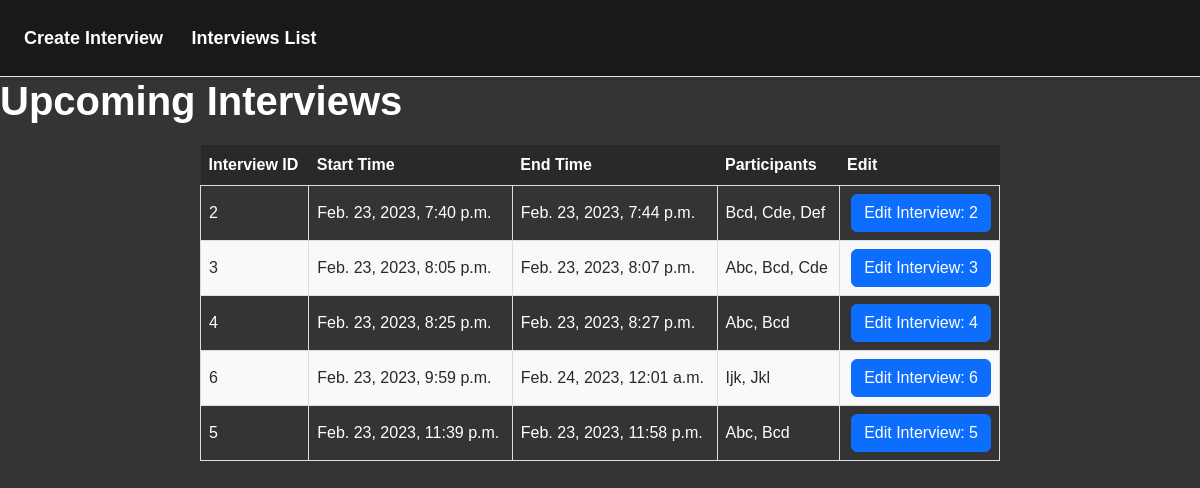
/interviews_list, run on the app's committed database.
### myapp/models.py (models this page shows, shortened)
class Interview(models.Model):
    id=models.AutoField(primary_key=True)
    start_time = models.DateTimeField()
    end_time = models.DateTimeField()
    participants = models.ManyToManyField(Participant)

class Participant(models.Model):
    name = models.CharField(max_length=255)
    email = models.EmailField(max_length = 254)
    availabilities = models.JSONField(default=dict, blank=True)

### myapp/views.py (the view)
# urls.py: path('interviews_list', interviews_list, name='interviews_list'),
def interviews_list(request):
    upcoming_interviews = Interview.objects.filter(start_time__gte=timezone.now()).order_by('start_time')
    context = {'interviews': upcoming_interviews}
    return render(request, 'interviews_list.html', context)

### myapp/templates/interviews_list.html
{% extends 'base.html' %}
{% block content %}
  <h1>Upcoming Interviews</h1>
  {% if interviews %}
    <table>
      <thead>
        <tr>
          <th>Interview ID</th>
          <th>Start Time</th>
          <th>End Time</th>
          <th>Participants</th>
          <th>Edit</th>
        </tr>
      </thead>
      <tbody>
        {% for interview in interviews %}
          <tr>
            <td>{{ interview.id }}</td>
            <td>{{ interview.start_time }}</td>
            <td>{{ interview.end_time }}</td>
            <td>
              {% for participant in interview.participants.all %}
                {{ participant.name }}{% if not forloop.last %}, {% endif %}
              {% endfor %}
            </td>
            <td><a href ="{% url 'edit_interview' interview.id  %}" class='btn btn-primary' style="float: right;" >
              Edit Interview: {{interview.id}}
          </a></td>
          </tr>
        {% endfor %}
      </tbody>
    </table>
  {% else %}
    <p>No upcoming interviews.</p>
  {% endif %}
{% endblock %}

### myapp/templates/base.html (shortened to what this page needs)
<!DOCTYPE html>
<html>
    <head>
        <script src="https://cdn.tailwindcss.com"></script>
        {% load static %}
        <link rel="stylesheet" href="{% static 'css/bootstrap.min.css' %}">
        <link rel="stylesheet" href="{% static 'css/styles.css' %} ">
    </head>
    <body>
        {% include 'navbar.html' %}
        {% block content %}
        {% endblock %}
    </body>
</html>

### myapp/templates/navbar.html (shortened to what this page needs)
<head>
    {% load static %}
        <link rel="stylesheet" href="{% static 'css/bootstrap.min.css' %}">
        <link rel="stylesheet" href="{% static 'css/styles.css' %} ">
</head>
<nav class="py-6 px-6 flex justify-between items-center border-b border-gray-200">
      <div class="space-x-6">
        <a href="/" class="text-lg font-semibold hover:text-gray-500">Create Interview</a>
        <a href="{% url 'interviews_list' %}" class="text-lg font-semibold hover:text-gray-500">Interviews List</a>
</nav>

### myapp/static/css/styles.css (style rules this page uses)
body { background-color: #343434; font-family: Arial, sans-serif; color: white; }
nav { background-color: #191919; color: gray; }
a { color: white; }
h1 { margin-bottom: 20px; font-weight: bold; }
a:link { text-decoration: none; }
table { border-collapse: collapse; width: 100%; max-width: 800px; margin: auto; margin-bottom: 20px; }
th { font-weight: bold; background-color: #292929; text-align: left; padding: 8px; }
td { border: 1px solid #ddd; padding: 8px; }
tr:nth-child(even) { background-color: #f9f9f9; color: #292929; }

### data on the page
Interview: id "2", start_time "Feb. 23, 2023, 7:40 p.m.", end_time "Feb. 23, 2023, 7:44 p.m."
Participant: name "Bcd"
Participant: name "Cde"
Participant: name "Def"
Interview: id "3", start_time "Feb. 23, 2023, 8:05 p.m.", end_time "Feb. 23, 2023, 8:07 p.m."
Participant: name "Abc"
Interview: id "4", start_time "Feb. 23, 2023, 8:25 p.m.", end_time "Feb. 23, 2023, 8:27 p.m."
Interview: id "6", start_time "Feb. 23, 2023, 9:59 p.m.", end_time "Feb. 24, 2023, 12:01 a.m."
Participant: name "Ijk"
Participant: name "Jkl"
Interview: id "5", start_time "Feb. 23, 2023, 11:39 p.m.", end_time "Feb. 23, 2023, 11:58 p.m."
